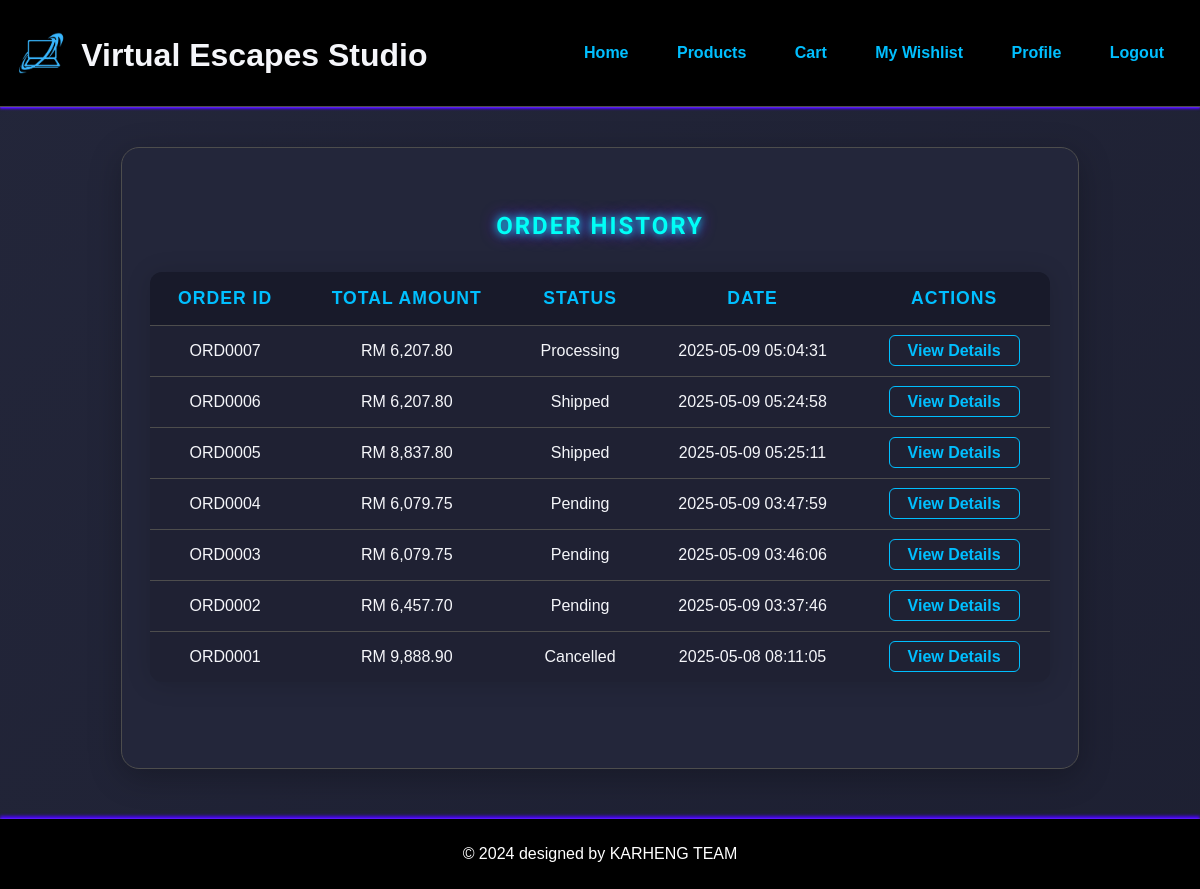
The app's page /mem_order/order_history.php (signed in), older data.
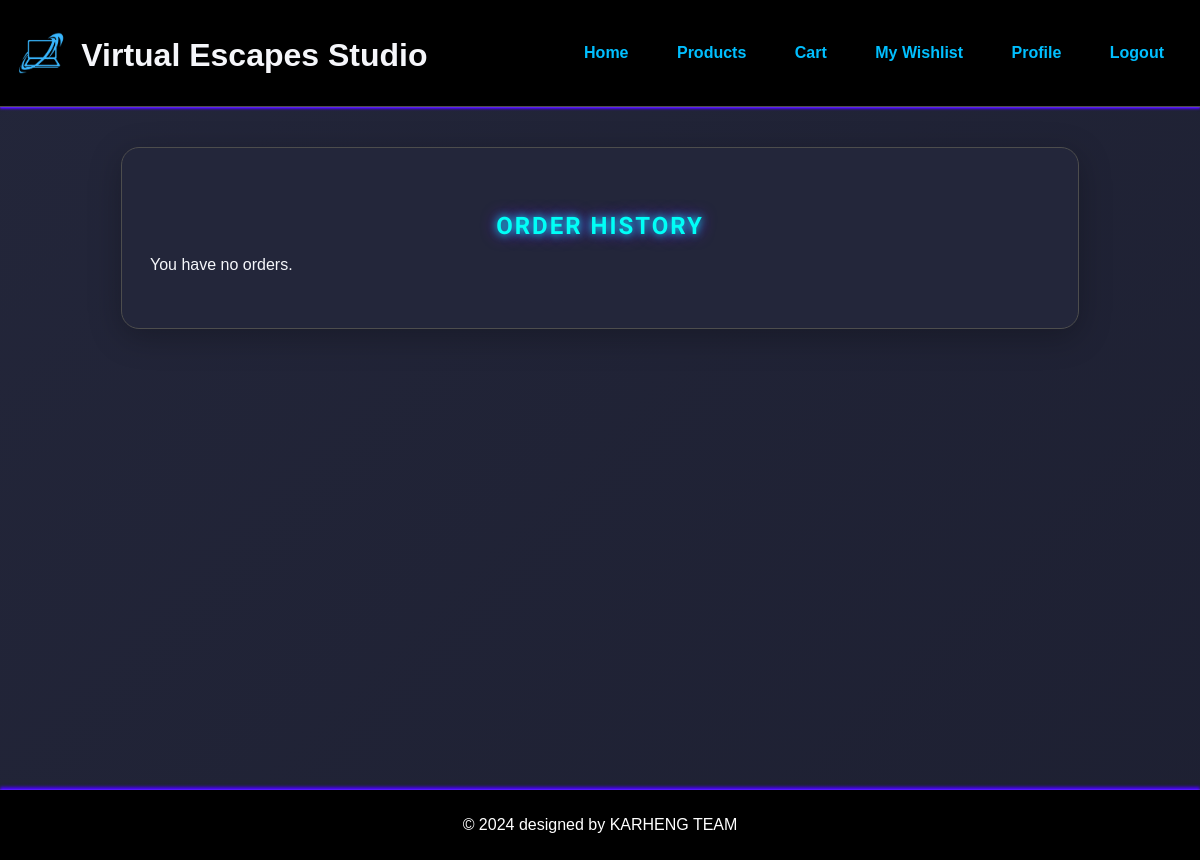
The same page, newer data.
### tables this page shows
CREATE TABLE `orders` (
  `Order_ID` char(7) NOT NULL,
  `User_ID` char(6) NOT NULL,
  `Total_Price` decimal(10,2) NOT NULL,
  `Status` varchar(20) NOT NULL,
  `Shipping_Cost` decimal(10,2) DEFAULT NULL,
  `Order_Quantity` varchar(10) DEFAULT NULL,
  `tax_amount` decimal(10,2) DEFAULT NULL,
  `subtotal` decimal(10,2) DEFAULT NULL,
  `created_at` timestamp NOT NULL DEFAULT current_timestamp()
);

### mem_order/order_history.php (the view, shortened to what this page needs)
<?php
include '../includes/header.php';
include '../db.php';
$stmt = $conn->prepare("SELECT * FROM orders WHERE user_id = ? ORDER BY Order_ID DESC");
$stmt->execute([$_SESSION['user_id']]);
$orders = $stmt->fetchAll(PDO::FETCH_ASSOC);
?>
<div class="order-history-box">
    <h2 class="order-history-heading">Order History</h2>
    <?php if (empty($orders)): ?>
        <p>You have no orders.</p>
    <?php else: ?>
        <table class="order-history-table">
            <thead>
                <tr>
                    <th>Order ID</th>
                    <th>Total Amount</th>
                    <th>Status</th>
                    <th>Date</th>
                    <th>Actions</th>
                </tr>
            </thead>
            <tbody>
                <?php foreach ($orders as $order): ?>
                    <tr>
                        <td><?php echo $order['Order_ID']; ?></td>
                        <td>RM <?php echo number_format($order['Total_Price'], 2); ?></td>
                        <td><?php echo $order['Status']; ?></td>
                        <td><?php echo $order['created_at']; ?></td>
                        <td>
                            <a href="order_detail.php?id=<?php echo $order['Order_ID']; ?>">View Details</a>
                        </td>
                    </tr>
                <?php endforeach; ?>
            </tbody>
        </table>
    <?php endif; ?>
</div>
<?php
include '../includes/footer.php';
?>

Row changes from the older to the newer data that the page shows:
removed orders: Order_ID "ORD0007", Total_Price "6,207.80", Status "Processing", created_at "2025-05-09 05:04:31"
removed orders: Order_ID "ORD0006", Total_Price "6,207.80", Status "Shipped", created_at "2025-05-09 05:24:58"
removed orders: Order_ID "ORD0005", Total_Price "8,837.80", Status "Shipped", created_at "2025-05-09 05:25:11"
removed orders: Order_ID "ORD0004", Total_Price "6,079.75", Status "Pending", created_at "2025-05-09 03:47:59"
removed orders: Order_ID "ORD0003", Total_Price "6,079.75", Status "Pending", created_at "2025-05-09 03:46:06"
removed orders: Order_ID "ORD0002", Total_Price "6,457.70", Status "Pending", created_at "2025-05-09 03:37:46"
removed orders: Order_ID "ORD0001", Total_Price "9,888.90", Status "Cancelled", created_at "2025-05-08 08:11:05"
Text that changed along with them:
text no longer shown: "ORDER ID TOTAL AMOUNT STATUS DATE ACTIONS"
text now shown: "You have no orders."
